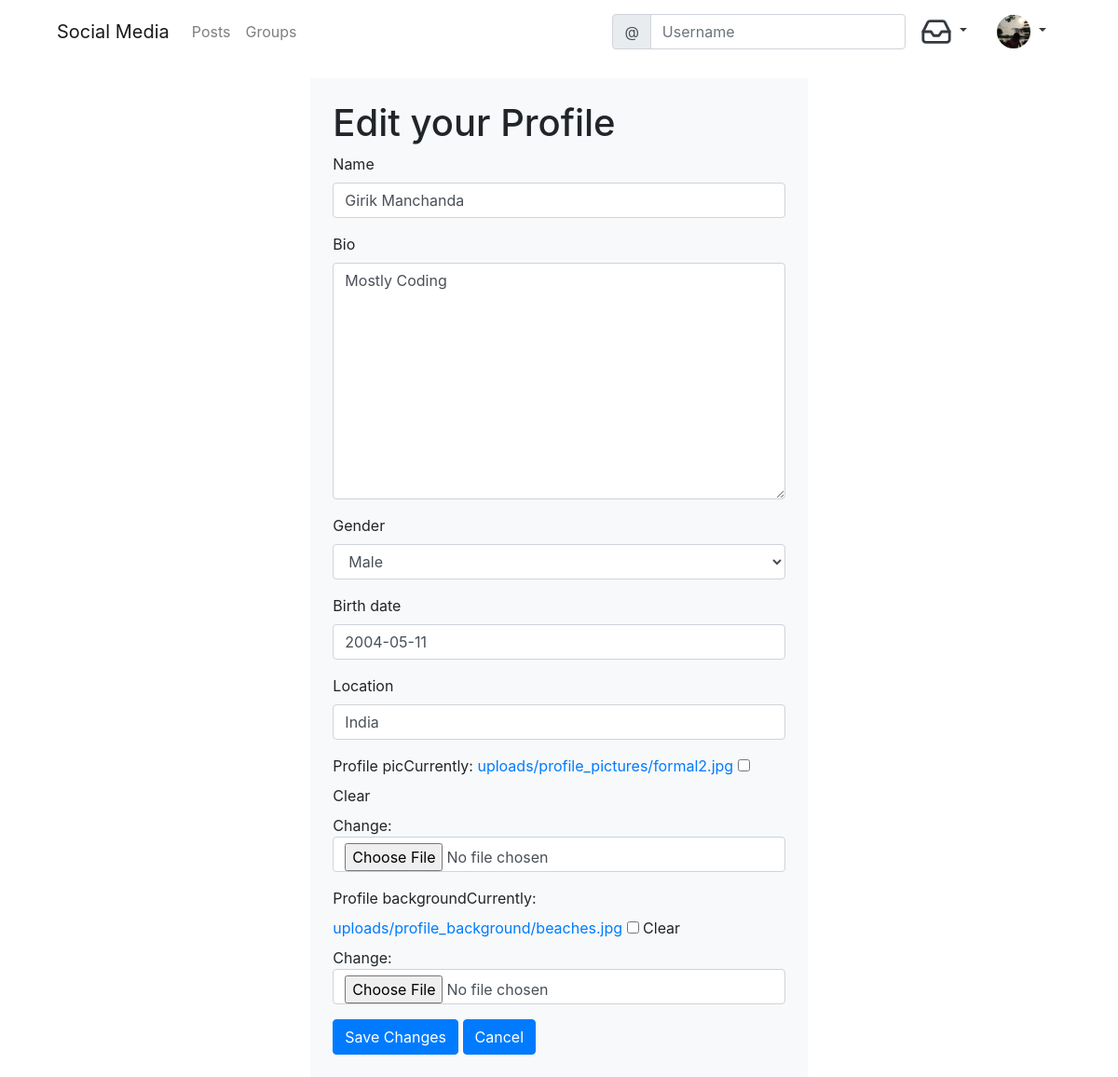
The page /profile/1/edit/ (signed in) on the database its author committed.
### social/models.py (models this page shows)
class UserProfile(models.Model):
    user = models.OneToOneField(User, primary_key=True, related_name='profile', on_delete=models.CASCADE)
    name = models.CharField(max_length = 150, blank = True, null = True)
    bio = models.TextField(max_length = 350, blank = True, null = True)
    GENDER_CHOICES = (
        ('', 'Choose Your Gender'),
        ('Male', 'Male'),
        ('Female', 'Female'),
        ('Rather Not Say', 'Rather Not Say')
    )
    gender = models.CharField(max_length=14, choices=GENDER_CHOICES)
    birth_date = models.DateField(blank = True, null = True)
    location = models.CharField(max_length = 150, blank = True, null = True)
    profile_background = models.ImageField(upload_to='uploads/profile_background', default='uploads/profile_background/default.jpg', blank=True)
    profile_pic = models.ImageField(upload_to='uploads/profile_pictures', default='uploads/profile_pictures/default_img.png', blank=True)
    followers = models.ManyToManyField(User, related_name='followers', blank = True)
    verified = models.BooleanField(default=False)

### social/views.py (the view, shortened to what this page needs)
# urls.py: path('profile/<pk>/edit/', views.ProfileEditView.as_view(), name='profile_edit'),
class ProfileEditView(LoginRequiredMixin, UserPassesTestMixin, UpdateView):
    login_url = '/accounts/login/'
    model = models.UserProfile
    form_class = forms.ProfileForm
    template_name  = 'social/profile_edit.html'
    def test_func(self):
        profile = self.get_object()
        return self.request.user == profile.user

### social/forms.py
class ProfileForm(forms.ModelForm):
    class Meta():
        model = models.UserProfile
        fields = ('name', 'bio', 'gender', 'birth_date', 'location', 'profile_pic', 'profile_background')

### social/templatetags/custom_tags.py (called while the page is built)
@register.inclusion_tag('notif/notifications.html', takes_context = True)
def show_notifications(context):
    request_user = context['request'].user
    notifications = Notification.objects.filter(to_user=request_user).exclude(user_has_seen=True).order_by('-timestamp')
    return {'notifications':notifications}

### templates/social/profile_edit.html (shortened to what this page needs)
{% extends "base.html" %}
{% load bootstrap4 %}
{% block maincontent  %}
<div class="row justify-content-center mt-3">
    <div class="col-md-8 col-sm-12 bg-light p-4">
      <h1>Edit your Profile</h1>
      <form method="post" enctype="multipart/form-data">
        {% bootstrap_form form %}
        <input type="Submit" class="btn btn-primary" value="Save Changes">
        <a class="btn btn-primary" href="{% url "profile_view" object.pk %}">Cancel</a>
      </form>
    </div>
</div>
{% endblock %}

### templates/base.html (shortened to what this page needs)
<!DOCTYPE html>
{% load static %}
{% load custom_tags %}
<html lang="en" dir="ltr">
  <head>
    <link rel="stylesheet" href="{% static 'css/master.css' %}">
    <link rel="stylesheet" href="https://cdn.jsdelivr.net/npm/bootstrap@4.6.0/dist/css/bootstrap.min.css"
>
  </head>
  <body>
  <div class="container">
    <nav class="MynavigationBar navbar navbar-expand-lg navbar-light sticky">
      <a class="navbar-brand" href="{% if user.is_authenticated %}{% url "post_list" %}{% else %}{% url "home" %}{% endif %}">Social Media</a>
      <div class="collapse navbar-collapse" id="navbarNavDropdown">
        <ul class="navbar-nav mr-auto mt-2 mt-lg-0">
          {% if user.is_authenticated %}
          <li class="nav-item">
            <a class="nav-link" href="{% url "post_list" %}">Posts</a>
          </li>
          <li class="nav-item">
            <a class="nav-link" href="{% url "list-group" %}">Groups</a>
          </li>
          {% endif %}
        </ul>
        <form class="form-inline" action="{% url "search" %}">
          <div class="input-group">
            <div class="input-group-prepend">
              <span class="input-group-text" id="basic-addon1">@</span>
            </div>
            <input type="text" class="form-control" placeholder="Username" aria-label="Username" aria-describedby="basic-addon1" name="query" value="{{ request.GET.query }}">
          </div>
        </form>
        {% if user.is_authenticated %}
        <div class="nav-item dropdown">
          <a class="nav-link dropdown-toggle text-dark" href="#" data-bs-toggle="dropdown"  id="naavbarnotif"  role="button" data-toggle="dropdown" aria-haspopup="true" aria-expanded="false">
            <i data-feather="inbox"></i>
          </a>
        </div>
        {% endif %}
        {% if user.is_authenticated %}
          <div class="nav-item dropdown">
            <a class="nav-link dropdown-toggle text-dark" href="#" data-bs-toggle="dropdown"  id="navbarDropdownMenuLink"  role="button" data-toggle="dropdown" aria-haspopup="true" aria-expanded="false">
              <img src="{{ user.profile.profile_pic.url }}" class="round_img" height="36" widht="36" alt="img not loaded">
            </a>
          </div>
          {% endif %}
      </div>
    </nav>
</div>
<div class="container-fluid">
<div class="row">
  <div class="col-lg-2 col-md-2 col-sm-12">
  </div>
  <div class="col-lg-8 col-md-10 col-sm-12">
  {% block maincontent %}
  {% endblock %}
  </div>
  <div class="col-lg-2 col-md-12 col-sm-12">
  </div>
</div>
</div>
  </body>
</html>

### static_in_venv/css/master.css (style rules this page uses)
.round_img { border-radius: 100%; }
.feather { width: 34px; height: 34px; stroke: currentColor; stroke-width: 2; stroke-linecap: round; stroke-linejoin: round; fill: none; }

### rows shown on the page
UserProfile: name "Girik Manchanda", bio "Mostly Coding", gender "Male", birth_date "2004-05-11", location "India"
